Frame 1 (no input): blank canvas, image omitted
Frame 60 (no input): blank canvas, image omitted
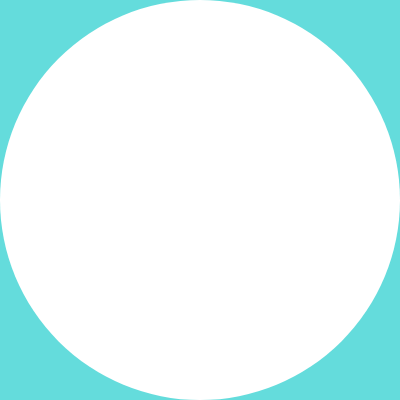
Frame 120 (the mouse pressed at the canvas centre since frame 60)

The p5.js sketch whose frames 1 and 60 were blank and that drew this single picture after the mouse press (run headless with seeded random() and noise() and a simulated clock; from frame 60 on, the mouse is pressed at the canvas centre):

// p5.js sketch
// ── sketch.js
let x = 200;
let y = 200;
let size = 10;
let targetSize = 10;

function setup() {
  createCanvas(400, 400);
}

function draw() {
  background(100, 220, 220);

  if (mouseIsPressed) {
    targetSize = 400;
  } else {
    targetSize = 10;
  }

  x += (mouseX - x) * 0.2;
  y += (mouseY - y) * 0.2;
  size += (targetSize - size) * 0.2;

  noStroke();
  fill(255);
  circle(x, y, size);
}
